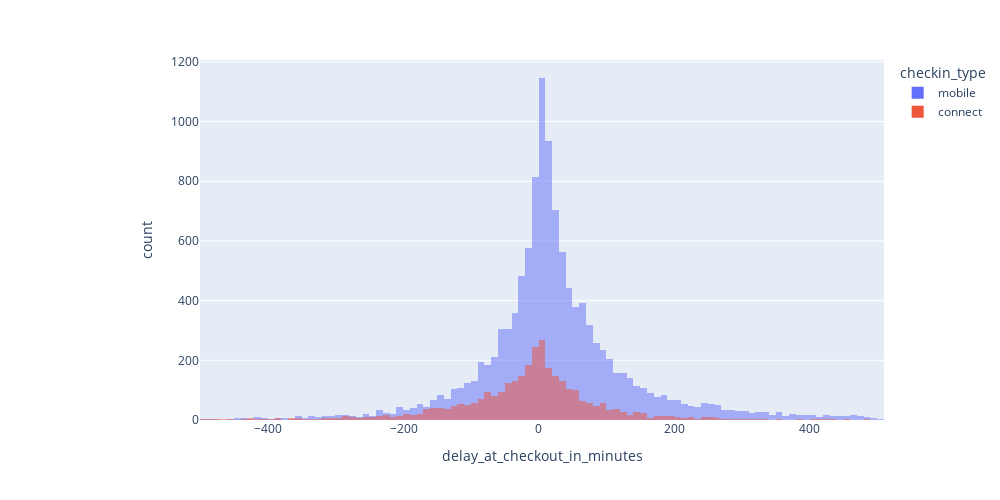

The cell this chart's notebook holds for it:
### Markdown cell above
### 3-Delays by relationship

### Code cell
fig = px.histogram(df_delay_without_outliers, x='delay_at_checkout_in_minutes', color='checkin_type', barmode='overlay')
fig.update_layout(showlegend = True, margin = {'l': 200}, width=1000, height=500)
fig.show()

### Figure 1 — Plotly figure (JSON) as saved in the notebook; plotly's stock layout.template omitted (floating-point values rounded to 4 significant figures; data arrays with more than 128 entries replaced by an {"elided": "..."} marker saying what was removed)
{"data": [{"alignmentgroup": "True", "bingroup": "x", "hovertemplate": "checkin_type=mobile<br>delay_at_checkout_in_minutes=%{x}<br>count=%{y}<extra></extra>", "legendgroup": "mobile", "marker": {"color": "#636efa", "opacity": 0.5, "pattern": {"shape": ""}}, "name": "mobile", "offsetgroup": "mobile", "orientation": "v", "showlegend": true, "type": "histogram", "x": {"elided": "12033 int values"}, "xaxis": "x", "yaxis": "y"}, {"alignmentgroup": "True", "bingroup": "x", "hovertemplate": "checkin_type=connect<br>delay_at_checkout_in_minutes=%{x}<br>count=%{y}<extra></extra>", "legendgroup": "connect", "marker": {"color": "#EF553B", "opacity": 0.5, "pattern": {"shape": ""}}, "name": "connect", "offsetgroup": "connect", "orientation": "v", "showlegend": true, "type": "histogram", "x": {"elided": "3268 int values"}, "xaxis": "x", "yaxis": "y"}], "layout": {"barmode": "overlay", "height": 500, "legend": {"title": {"text": "checkin_type"}, "tracegroupgap": 0}, "margin": {"l": 200, "t": 60}, "showlegend": true, "width": 1000, "xaxis": {"anchor": "y", "autorange": true, "domain": [0, 1], "range": [-500.5, 509.5], "title": {"text": "delay_at_checkout_in_minutes"}, "type": "linear"}, "yaxis": {"anchor": "x", "autorange": true, "domain": [0, 1], "range": [0, 1206.0], "title": {"text": "count"}}}}
